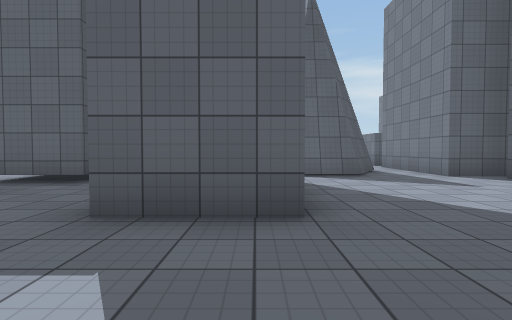
[1] (above)

21 first-person views from a walk through a 3-D level made in the Unity game engine. The camera is 1.2 m above the floor, tilts 2° down and sees 80° across. The floor is counted in squares, 2 m on a side. Each view is taken from the middle of a square. On the plan, view 1 faces up. The plan holds only what a view shows up to about 9 squares ahead; the rest is blank. The place goes on beyond the plan. The player character is not drawn. Surface patterns are stand-ins for the level's own textures.

[2]
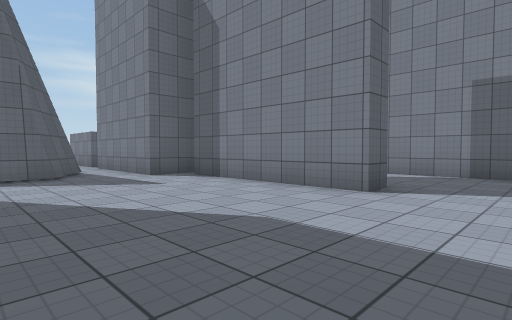

[3]
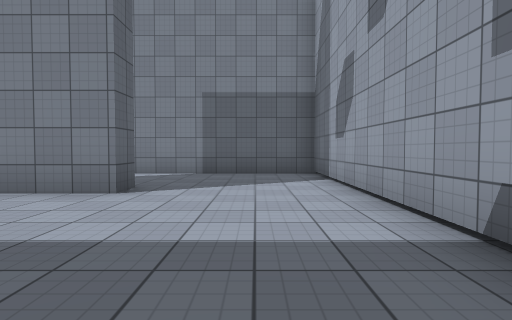

[4]
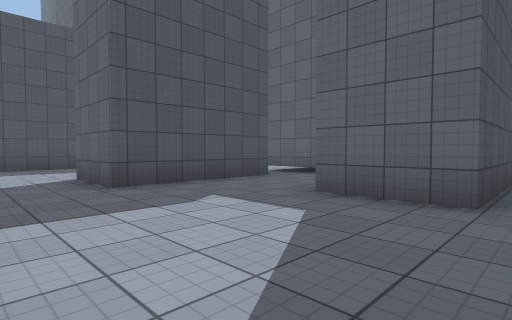

[5]
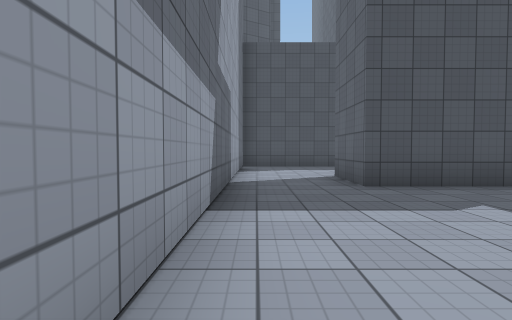

[6]
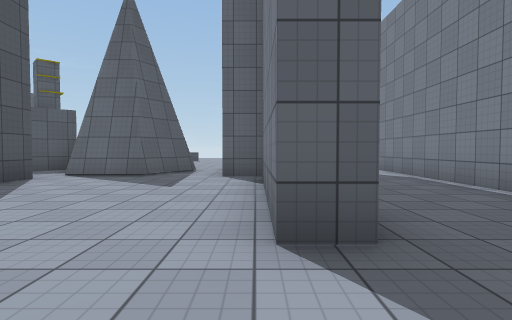

[7]
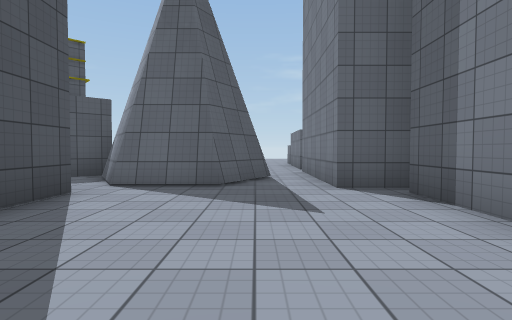

[8]
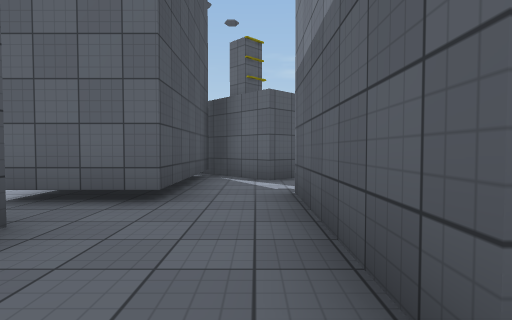

[9]
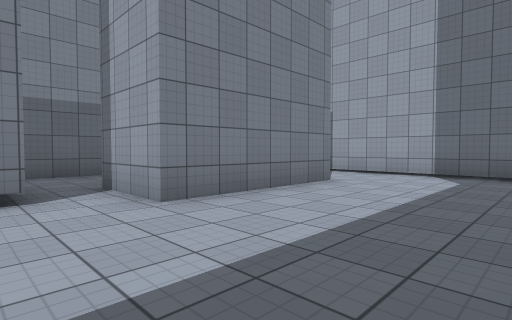

[10]
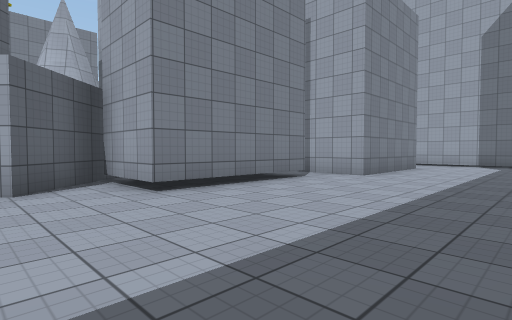

[11]
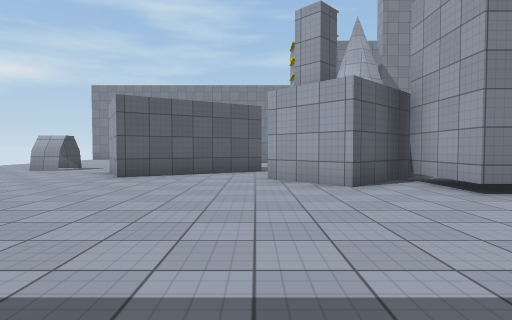

[12]
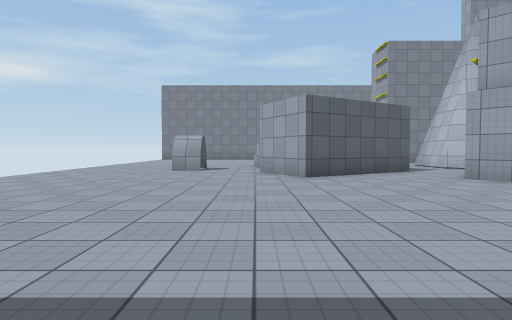

[13]
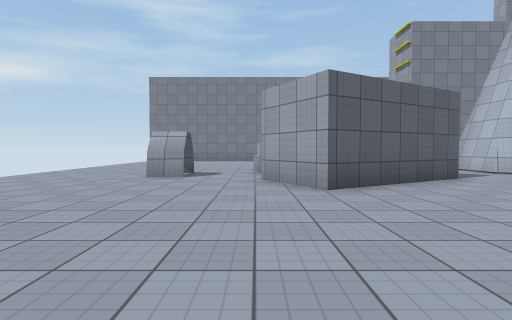

[14]
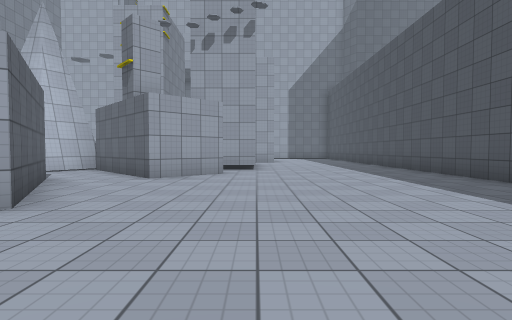

[15]
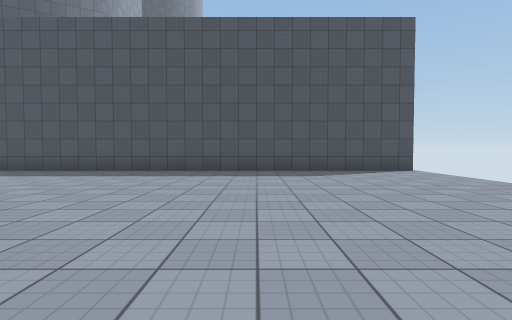

[16]
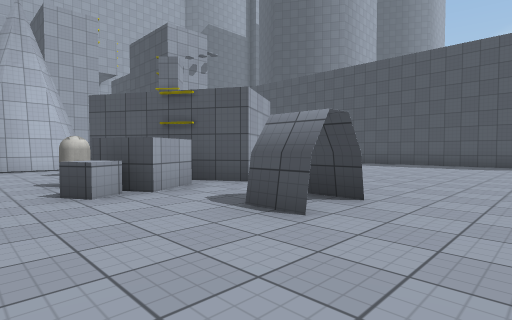

[17]
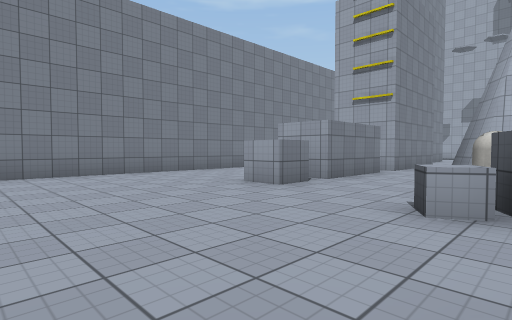

[18]
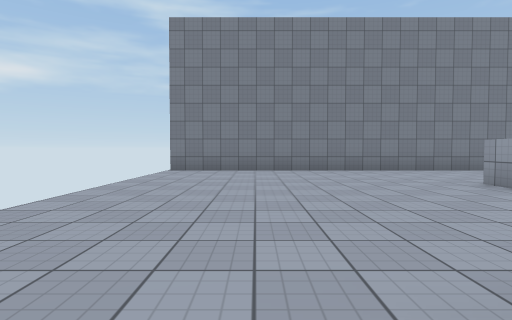

[19]
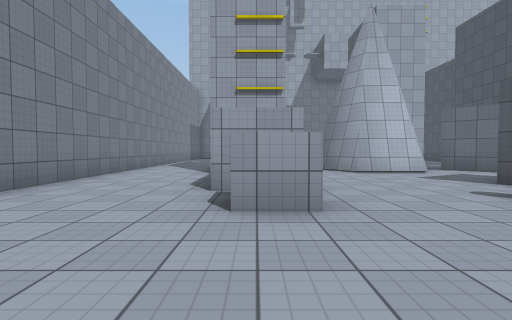

[20]
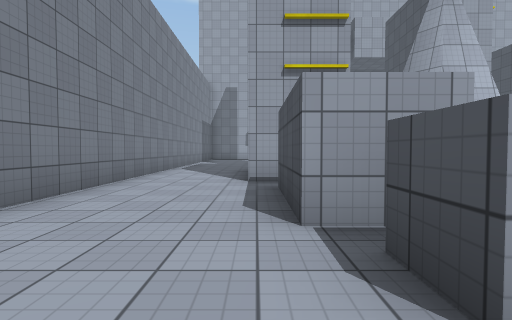

[21]
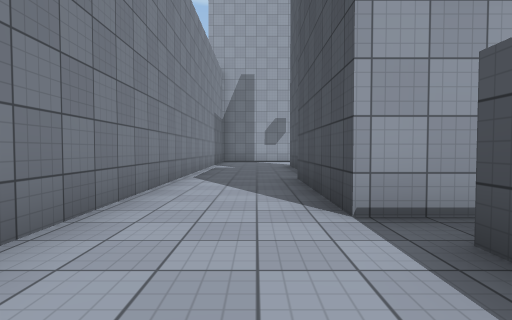

### Floor plan
Ten units are one square. View 1 is at (0, 0); x grows to the right and y downward. Boxes are objects, and circles mark ways between rooms. Rooms are numbered by the first view taken in them; rooms with no view inside come last. Other rooms are left out.
<svg viewBox="-101 -220 192 240">
<path fill="none" stroke="#000" d="M59 -19 51 -19 51 -62M4 -62 4 -27 -15 -27 -15 -45M26 15 86 15 86 -115M56 -67 43 -67 43 -103M32 -87 23 -71 7 -71M-39 -43 -39 -8 -58 -8M61 -103 61 -68M-54 15 5 15M-12 -126 -25 -149 -9 -159 9 -127M-1 -154 10 -160 16 -150M7 -100 25 -100 32 -87M-17 -79 -42 -105 -28 -118 -22 -111M22 -99 31 -85M43 -142 43 -151 52 -151 52 -141M43 -110 43 -136 56 -136 56 -110M43 -103 61 -103M-50 -55 -50 -90 -31 -90M86 -115 86 -215M-96 -215 -96 -89M-58 -8 -58 -43M-96 -12 -96 1M-84 15 -54 15M13 -158 18 -161 21 -155M-31 -65 -31 -55 -50 -55M-15 -45 -15 -62M-58 -43 -39 -43M7 -71 -2 -86M-4 -91 -17 -79M-31 -90 -31 -65M-7 -118 -12 -126M-22 -111 -4 -91M1 -89 7 -100"/>
<rect x="15" y="-145" width="10" height="10" fill="#bbb"><title>capsule</title></rect>
<circle cx="-45" cy="5" r="3" fill="#2a7"/>
<circle cx="63" cy="-100" r="3" fill="#2a7"/>
<circle cx="-25" cy="-35" r="3" fill="#2a7"/>
<circle cx="-45" cy="-50" r="3" fill="#2a7"/>
<circle cx="-5" cy="-115" r="3" fill="#2a7"/>
<circle cx="-20" cy="-60" r="3" fill="#2a7"/>
<text x="30" y="-30">1</text>
<text x="-20" y="-130">2</text>
<text x="-30" y="-50">3</text>
<text x="-10" y="-70">4</text>
<text x="-10" y="-110">5</text>
</svg>
Room 1 opens to room 2. Room 1 opens to room 3. Room 2 opens to room 3. Room 2 opens to room 5. Room 3 opens to room 4.

Where each view was taken, in squares from view 1:
view 1: 0 up, 0 right, facing up
view 2: 0 up, 1 right, facing up-right
view 3: 0 up, 1 right, facing right
view 4: 1 down, 1 right, facing up-left
view 5: 1 down, 1 right, facing left
view 6: 0 up, 5 right, facing up
view 7: 2 up, 3 right, facing up
view 8: 2 up, 2 left, facing up
view 9: 6 up, 9 left, facing down-right
view 10: 11 up, 9 left, facing down-right
view 11: 12 up, 9 left, facing right
view 12: 16 up, 9 left, facing right
view 13: 16 up, 7 left, facing right
view 14: 18 up, 5 left, facing down
view 15: 17 up, 1 left, facing left
view 16: 20 up, 3 right, facing down-left
view 17: 19 up, 1 right, facing down-right
view 18: 19 up, 0 right, facing right
view 19: 18 up, 5 right, facing down
view 20: 16 up, 6 right, facing down
view 21: 13 up, 7 right, facing down
